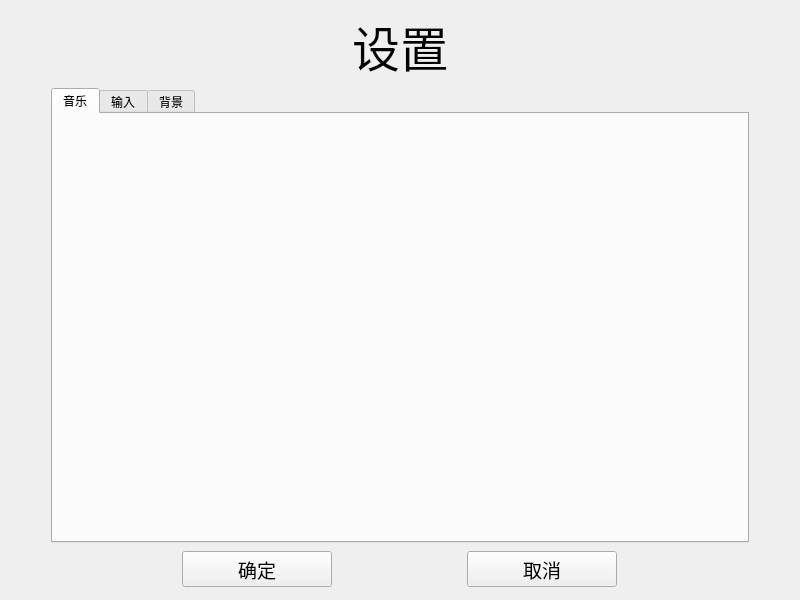
<?xml version="1.0" encoding="UTF-8"?>
<ui version="4.0">
 <class>FormSetting</class>
 <widget class="QWidget" name="FormSetting">
  <property name="geometry">
   <rect>
    <x>0</x>
    <y>0</y>
    <width>800</width>
    <height>600</height>
   </rect>
  </property>
  <property name="windowTitle">
   <string>Form</string>
  </property>
  <layout class="QGridLayout" name="gridLayout">
   <item row="0" column="1">
    <widget class="QLabel" name="labelTitle">
     <property name="font">
      <font>
       <family>微软雅黑</family>
       <pointsize>36</pointsize>
       <weight>9</weight>
       <italic>false</italic>
       <bold>false</bold>
      </font>
     </property>
     <property name="styleSheet">
      <string notr="true">font: 75 36pt &quot;微软雅黑&quot;;</string>
     </property>
     <property name="text">
      <string>设置</string>
     </property>
     <property name="alignment">
      <set>Qt::AlignCenter</set>
     </property>
    </widget>
   </item>
   <item row="1" column="0">
    <spacer name="horizontalSpacerLeft">
     <property name="orientation">
      <enum>Qt::Horizontal</enum>
     </property>
     <property name="sizeType">
      <enum>QSizePolicy::Preferred</enum>
     </property>
     <property name="sizeHint" stdset="0">
      <size>
       <width>40</width>
       <height>0</height>
      </size>
     </property>
    </spacer>
   </item>
   <item row="1" column="2">
    <spacer name="horizontalSpacerRight">
     <property name="orientation">
      <enum>Qt::Horizontal</enum>
     </property>
     <property name="sizeType">
      <enum>QSizePolicy::Preferred</enum>
     </property>
     <property name="sizeHint" stdset="0">
      <size>
       <width>40</width>
       <height>0</height>
      </size>
     </property>
    </spacer>
   </item>
   <item row="3" column="1">
    <widget class="QWidget" name="widget" native="true">
     <layout class="QHBoxLayout" name="horizontalLayout">
      <property name="leftMargin">
       <number>2</number>
      </property>
      <property name="topMargin">
       <number>2</number>
      </property>
      <property name="rightMargin">
       <number>2</number>
      </property>
      <property name="bottomMargin">
       <number>2</number>
      </property>
      <item>
       <widget class="QToolButton" name="buttonOk">
        <property name="minimumSize">
         <size>
          <width>150</width>
          <height>32</height>
         </size>
        </property>
        <property name="font">
         <font>
          <family>微软雅黑</family>
          <pointsize>14</pointsize>
          <weight>50</weight>
          <italic>false</italic>
          <bold>false</bold>
         </font>
        </property>
        <property name="styleSheet">
         <string notr="true">border-image: url(:/assets/button.png);
font: 14pt &quot;微软雅黑&quot;;</string>
        </property>
        <property name="text">
         <string>确定</string>
        </property>
       </widget>
      </item>
      <item>
       <widget class="QToolButton" name="buttonCancel">
        <property name="minimumSize">
         <size>
          <width>150</width>
          <height>32</height>
         </size>
        </property>
        <property name="font">
         <font>
          <family>微软雅黑</family>
          <pointsize>14</pointsize>
          <weight>50</weight>
          <italic>false</italic>
          <bold>false</bold>
         </font>
        </property>
        <property name="styleSheet">
         <string notr="true">border-image: url(:/assets/button.png);
font: 14pt &quot;微软雅黑&quot;;</string>
        </property>
        <property name="text">
         <string>取消</string>
        </property>
       </widget>
      </item>
     </layout>
    </widget>
   </item>
   <item row="1" column="1">
    <widget class="QTabWidget" name="tabWidget">
     <property name="currentIndex">
      <number>0</number>
     </property>
     <widget class="QWidget" name="tabMusic">
      <attribute name="title">
       <string>音乐</string>
      </attribute>
      <widget class="QListWidget" name="listMusic">
       <property name="geometry">
        <rect>
         <x>24</x>
         <y>16</y>
         <width>649</width>
         <height>401</height>
        </rect>
       </property>
       <property name="styleSheet">
        <string notr="true">background-color: rgba(255, 255, 255, 0);
</string>
       </property>
       <property name="frameShape">
        <enum>QFrame::NoFrame</enum>
       </property>
      </widget>
     </widget>
     <widget class="QWidget" name="tabInput">
      <attribute name="title">
       <string>输入</string>
      </attribute>
      <widget class="QKeySequenceEdit" name="keyEditRotate">
       <property name="geometry">
        <rect>
         <x>288</x>
         <y>120</y>
         <width>169</width>
         <height>25</height>
        </rect>
       </property>
       <property name="styleSheet">
        <string notr="true"/>
       </property>
      </widget>
      <widget class="QLabel" name="label">
       <property name="geometry">
        <rect>
         <x>200</x>
         <y>120</y>
         <width>97</width>
         <height>25</height>
        </rect>
       </property>
       <property name="styleSheet">
        <string notr="true"/>
       </property>
       <property name="text">
        <string>旋转：</string>
       </property>
      </widget>
      <widget class="QLabel" name="label_2">
       <property name="geometry">
        <rect>
         <x>200</x>
         <y>168</y>
         <width>97</width>
         <height>25</height>
        </rect>
       </property>
       <property name="styleSheet">
        <string notr="true"/>
       </property>
       <property name="text">
        <string>左移：</string>
       </property>
      </widget>
      <widget class="QLabel" name="label_3">
       <property name="geometry">
        <rect>
         <x>200</x>
         <y>216</y>
         <width>97</width>
         <height>25</height>
        </rect>
       </property>
       <property name="styleSheet">
        <string notr="true"/>
       </property>
       <property name="text">
        <string>右移：</string>
       </property>
      </widget>
      <widget class="QLabel" name="label_4">
       <property name="geometry">
        <rect>
         <x>200</x>
         <y>264</y>
         <width>97</width>
         <height>25</height>
        </rect>
       </property>
       <property name="styleSheet">
        <string notr="true"/>
       </property>
       <property name="text">
        <string>下降：</string>
       </property>
      </widget>
      <widget class="QLabel" name="label_5">
       <property name="geometry">
        <rect>
         <x>200</x>
         <y>312</y>
         <width>97</width>
         <height>25</height>
        </rect>
       </property>
       <property name="styleSheet">
        <string notr="true"/>
       </property>
       <property name="text">
        <string>暂停：</string>
       </property>
      </widget>
      <widget class="QKeySequenceEdit" name="keyEditMoveLeft">
       <property name="geometry">
        <rect>
         <x>288</x>
         <y>168</y>
         <width>169</width>
         <height>25</height>
        </rect>
       </property>
       <property name="styleSheet">
        <string notr="true"/>
       </property>
      </widget>
      <widget class="QKeySequenceEdit" name="keyEditMoveRight">
       <property name="geometry">
        <rect>
         <x>288</x>
         <y>216</y>
         <width>169</width>
         <height>25</height>
        </rect>
       </property>
       <property name="styleSheet">
        <string notr="true"/>
       </property>
      </widget>
      <widget class="QKeySequenceEdit" name="keyEditDown">
       <property name="geometry">
        <rect>
         <x>288</x>
         <y>264</y>
         <width>169</width>
         <height>25</height>
        </rect>
       </property>
       <property name="styleSheet">
        <string notr="true"/>
       </property>
      </widget>
      <widget class="QKeySequenceEdit" name="keyEditPause">
       <property name="geometry">
        <rect>
         <x>288</x>
         <y>312</y>
         <width>169</width>
         <height>25</height>
        </rect>
       </property>
       <property name="styleSheet">
        <string notr="true"/>
       </property>
      </widget>
     </widget>
     <widget class="QWidget" name="tabBg">
      <attribute name="title">
       <string>背景</string>
      </attribute>
      <widget class="QPushButton" name="btnBg1">
       <property name="geometry">
        <rect>
         <x>40</x>
         <y>32</y>
         <width>137</width>
         <height>89</height>
        </rect>
       </property>
       <property name="styleSheet">
        <string notr="true">image: url(:/assets/bg1.jpg);
</string>
       </property>
       <property name="text">
        <string/>
       </property>
      </widget>
      <widget class="QPushButton" name="btnBg2">
       <property name="geometry">
        <rect>
         <x>192</x>
         <y>32</y>
         <width>137</width>
         <height>89</height>
        </rect>
       </property>
       <property name="styleSheet">
        <string notr="true">image: url(:/assets/bg2.jpg);</string>
       </property>
       <property name="text">
        <string/>
       </property>
      </widget>
      <widget class="QPushButton" name="btnBg3">
       <property name="geometry">
        <rect>
         <x>344</x>
         <y>32</y>
         <width>129</width>
         <height>89</height>
        </rect>
       </property>
       <property name="styleSheet">
        <string notr="true">image: url(:/assets/bg3.jpg);</string>
       </property>
       <property name="text">
        <string/>
       </property>
      </widget>
      <widget class="QPushButton" name="btnBg4">
       <property name="geometry">
        <rect>
         <x>488</x>
         <y>32</y>
         <width>129</width>
         <height>89</height>
        </rect>
       </property>
       <property name="styleSheet">
        <string notr="true">image: url(:/assets/bg4.jpg);</string>
       </property>
       <property name="text">
        <string/>
       </property>
      </widget>
     </widget>
    </widget>
   </item>
  </layout>
 </widget>
 <resources/>
 <connections/>
</ui>
